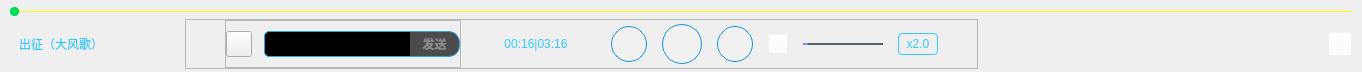
<?xml version="1.0" encoding="UTF-8"?>
<ui version="4.0">
 <class>FloatPlayCtl</class>
 <widget class="QWidget" name="FloatPlayCtl">
  <property name="geometry">
   <rect>
    <x>0</x>
    <y>0</y>
    <width>1362</width>
    <height>72</height>
   </rect>
  </property>
  <property name="windowTitle">
   <string>Form</string>
  </property>
  <property name="styleSheet">
   <string notr="true"/>
  </property>
  <layout class="QVBoxLayout" name="verticalLayout_2">
   <property name="leftMargin">
    <number>10</number>
   </property>
   <property name="topMargin">
    <number>0</number>
   </property>
   <property name="rightMargin">
    <number>10</number>
   </property>
   <property name="bottomMargin">
    <number>0</number>
   </property>
   <item>
    <layout class="QVBoxLayout" name="verticalLayout">
     <property name="spacing">
      <number>0</number>
     </property>
     <item>
      <widget class="QSlider" name="horizontalSlider_playProgress">
       <property name="minimumSize">
        <size>
         <width>0</width>
         <height>16</height>
        </size>
       </property>
       <property name="maximumSize">
        <size>
         <width>16777215</width>
         <height>16</height>
        </size>
       </property>
       <property name="styleSheet">
        <string notr="true">/*整个进度条*/
QSlider::groove:horizontal 
{
background-color: rgba(255,255,255,0.1);
height: 1px;
border-radius:1px;
}


/*整个进度条-hover*/
QSlider::groove:horizontal:hover
{
background: qradialgradient(spread:pad, cx:0.5, cy:0.5, radius:0.5, fx:0.5, fy:0.5, 
stop:0.6 #45ADED, stop:0.778409 rgba(255, 255, 255, 255));
height: 2px;
border-radius:1px;
}

/*J拖动按钮*/
QSlider::handle:horizontal 
{
background-color:#00dc5a;
height:8px;
width:8px;
margin-top: -4px;
margin-bottom: -4px;
border-radius:4px;
padding-right:1px;
}

/*J拖动按钮-hover,只跟groove的hover时高度影响*/
QSlider::handle:horizontal:hover 
{
background-color: red;
height:8px;
width:10px;
margin-top: -4px;
margin-bottom: -4px;
border-radius:5px;
}

/*未划过的区域，右边界线*/
QSlider::add-page:horizontal,QSlider::add-line:horizontal
{
border-radius:2px;
background-color:yellow;
}

/*已划过的区域，左边界线*/
QSlider::sub-page:horizontal,QSlider::sub-line:horizontal
{
border-radius:2px;
background-color:qlineargradient(spread:pad, x1:0, y1:0, x2:1, y2:0, stop:0 rgba(231,80,229, 255), stop:1 rgba(7,208,255, 255));
}
</string>
       </property>
       <property name="orientation">
        <enum>Qt::Horizontal</enum>
       </property>
      </widget>
     </item>
     <item>
      <layout class="QHBoxLayout" name="horizontalLayout_3">
       <item>
        <widget class="QPushButton" name="pushButton_name">
         <property name="minimumSize">
          <size>
           <width>175</width>
           <height>36</height>
          </size>
         </property>
         <property name="maximumSize">
          <size>
           <width>175</width>
           <height>36</height>
          </size>
         </property>
         <property name="styleSheet">
          <string notr="true">#pushButton_name
{
background-repeat:no-repeat;
background-color: transparent;
border: 1px solid transparent;
color:#33c9ff;
padding-left:8px;
text-align:left;
}


#pushButton_name:pressed
{
border: 1px solid transparent;
}

#pushButton_name:hover
{

border: 1px solid transparent;
}

QToolTip
{
border:1px solid rgb(118, 118, 118); 
background-color: #ffffff;
color:#484848; font-size:12px;
}</string>
         </property>
         <property name="text">
          <string>出征（大风歌）</string>
         </property>
        </widget>
       </item>
       <item>
        <widget class="QFrame" name="frame_control">
         <property name="minimumSize">
          <size>
           <width>700</width>
           <height>50</height>
          </size>
         </property>
         <property name="maximumSize">
          <size>
           <width>16777215</width>
           <height>50</height>
          </size>
         </property>
         <property name="frameShape">
          <enum>QFrame::StyledPanel</enum>
         </property>
         <property name="frameShadow">
          <enum>QFrame::Raised</enum>
         </property>
         <layout class="QHBoxLayout" name="horizontalLayout_2">
          <property name="spacing">
           <number>0</number>
          </property>
          <property name="leftMargin">
           <number>0</number>
          </property>
          <property name="topMargin">
           <number>0</number>
          </property>
          <property name="rightMargin">
           <number>0</number>
          </property>
          <property name="bottomMargin">
           <number>0</number>
          </property>
          <item>
           <layout class="QHBoxLayout" name="horizontalLayout">
            <property name="spacing">
             <number>15</number>
            </property>
            <property name="bottomMargin">
             <number>0</number>
            </property>
            <item>
             <widget class="QFrame" name="frame_danmu">
              <property name="minimumSize">
               <size>
                <width>230</width>
                <height>0</height>
               </size>
              </property>
              <property name="maximumSize">
               <size>
                <width>236</width>
                <height>16777215</height>
               </size>
              </property>
              <property name="frameShape">
               <enum>QFrame::StyledPanel</enum>
              </property>
              <property name="frameShadow">
               <enum>QFrame::Raised</enum>
              </property>
              <layout class="QHBoxLayout" name="horizontalLayout_4">
               <property name="spacing">
                <number>0</number>
               </property>
               <property name="leftMargin">
                <number>0</number>
               </property>
               <property name="topMargin">
                <number>0</number>
               </property>
               <property name="rightMargin">
                <number>0</number>
               </property>
               <property name="bottomMargin">
                <number>0</number>
               </property>
               <item>
                <widget class="QPushButton" name="pushButton_bulletOn">
                 <property name="minimumSize">
                  <size>
                   <width>26</width>
                   <height>26</height>
                  </size>
                 </property>
                 <property name="maximumSize">
                  <size>
                   <width>26</width>
                   <height>26</height>
                  </size>
                 </property>
                 <property name="styleSheet">
                  <string notr="true">QPushButton
{
border-image: url(:/images/icon/bullet_normal.png);
}

QPushButton:checked
{
border-image: url(:/images/icon/bullet_hover.png);
}</string>
                 </property>
                 <property name="text">
                  <string/>
                 </property>
                </widget>
               </item>
               <item>
                <spacer name="horizontalSpacer_6">
                 <property name="orientation">
                  <enum>Qt::Horizontal</enum>
                 </property>
                 <property name="sizeType">
                  <enum>QSizePolicy::Expanding</enum>
                 </property>
                 <property name="sizeHint" stdset="0">
                  <size>
                   <width>9</width>
                   <height>20</height>
                  </size>
                 </property>
                </spacer>
               </item>
               <item>
                <widget class="QLineEdit" name="lineEdit_bullet">
                 <property name="minimumSize">
                  <size>
                   <width>146</width>
                   <height>26</height>
                  </size>
                 </property>
                 <property name="maximumSize">
                  <size>
                   <width>146</width>
                   <height>26</height>
                  </size>
                 </property>
                 <property name="styleSheet">
                  <string notr="true">QLineEdit
{
color: #8a8a8a;
border: 1px solid #28a6dd;
border-right-width: 0px;
border-radius: 5px;
border-top-right-radius: 0px;
border-bottom-right-radius: 0px;
background-color: #000000;
}

QLineEdit:hover
{

}
QLineEdit:selected
{

}</string>
                 </property>
                 <property name="text">
                  <string/>
                 </property>
                </widget>
               </item>
               <item>
                <widget class="QPushButton" name="pushButton_sendbullet">
                 <property name="minimumSize">
                  <size>
                   <width>50</width>
                   <height>26</height>
                  </size>
                 </property>
                 <property name="maximumSize">
                  <size>
                   <width>50</width>
                   <height>26</height>
                  </size>
                 </property>
                 <property name="styleSheet">
                  <string notr="true">QPushButton
{
color: #8a8a8a;
font: 75 10pt &quot;Microsoft YaHei UI&quot;;
font-weight: 800;
border-top-right-radius: 11px;
border-bottom-right-radius: 11px;
border: 1px solid #28a6dd;
border-left-width: 0px;
background-color: rgba(57, 57, 57,0.9);
}

QPushButton:hover
{
color: #00f9e5;
}</string>
                 </property>
                 <property name="text">
                  <string>发送</string>
                 </property>
                </widget>
               </item>
              </layout>
             </widget>
            </item>
            <item>
             <widget class="QLabel" name="label_progressbar">
              <property name="minimumSize">
               <size>
                <width>120</width>
                <height>0</height>
               </size>
              </property>
              <property name="maximumSize">
               <size>
                <width>120</width>
                <height>16777215</height>
               </size>
              </property>
              <property name="styleSheet">
               <string notr="true">#label_progressbar
{
color:#33c9ff;
}</string>
              </property>
              <property name="text">
               <string>00:16|03:16</string>
              </property>
              <property name="alignment">
               <set>Qt::AlignCenter</set>
              </property>
             </widget>
            </item>
            <item>
             <widget class="QPushButton" name="pushButton_previous">
              <property name="minimumSize">
               <size>
                <width>36</width>
                <height>36</height>
               </size>
              </property>
              <property name="maximumSize">
               <size>
                <width>36</width>
                <height>36</height>
               </size>
              </property>
              <property name="styleSheet">
               <string notr="true">#pushButton_previous
{
background-color: rgba(255,255,255,0.1);
border-image: url(:/images/tray/tray_previous.png);
border-radius:18px;
border:1px solid #1296db;
}


</string>
              </property>
              <property name="text">
               <string/>
              </property>
             </widget>
            </item>
            <item>
             <widget class="QPushButton" name="pushButton_start">
              <property name="minimumSize">
               <size>
                <width>40</width>
                <height>40</height>
               </size>
              </property>
              <property name="maximumSize">
               <size>
                <width>40</width>
                <height>40</height>
               </size>
              </property>
              <property name="styleSheet">
               <string notr="true">#pushButton_start
{
background-color: rgba(255,255,255,0.1);
border-image: url(:/images/tray/tray_start.png);
border-radius:20px;
border:1px solid #1296db;
}


</string>
              </property>
              <property name="text">
               <string/>
              </property>
             </widget>
            </item>
            <item>
             <widget class="QPushButton" name="pushButton_next">
              <property name="minimumSize">
               <size>
                <width>36</width>
                <height>36</height>
               </size>
              </property>
              <property name="maximumSize">
               <size>
                <width>36</width>
                <height>36</height>
               </size>
              </property>
              <property name="styleSheet">
               <string notr="true">#pushButton_next
{
background-color: rgba(255,255,255,0.1);
border-image: url(:/images/tray/tray_next.png);
border-radius:18px;
border:1px solid #1296db;
}


</string>
              </property>
              <property name="text">
               <string/>
              </property>
             </widget>
            </item>
            <item>
             <widget class="QPushButton" name="pushButton_voice">
              <property name="minimumSize">
               <size>
                <width>20</width>
                <height>20</height>
               </size>
              </property>
              <property name="maximumSize">
               <size>
                <width>20</width>
                <height>20</height>
               </size>
              </property>
              <property name="styleSheet">
               <string notr="true">#pushButton_voice
{
background-color: rgba(255,255,255,0.1);
}
</string>
              </property>
              <property name="text">
               <string/>
              </property>
             </widget>
            </item>
            <item>
             <widget class="QSlider" name="horizontalSlider_voiceProgress">
              <property name="minimumSize">
               <size>
                <width>80</width>
                <height>20</height>
               </size>
              </property>
              <property name="maximumSize">
               <size>
                <width>80</width>
                <height>20</height>
               </size>
              </property>
              <property name="styleSheet">
               <string notr="true">/*整个进度条*/
QSlider::groove:horizontal 
{
background-color: rgba(255,255,255,0.1);
height: 2px;
border-radius:1px;
}


/*整个进度条-hover*/
QSlider::groove:horizontal:hover
{
background:transparent;
height: 2px;
border-radius:1px;
}

/*J拖动按钮*/
QSlider::handle:horizontal 
{

background: qradialgradient(spread:pad, cx:0.5, cy:0.5, radius:0.5, fx:0.5, fy:0.5, 
stop:0.6 #45ADED, stop:0.778409 rgba(255, 255, 255, 255));
height:8px;
width:8px;
margin-top: -4px;
margin-bottom: -4px;
border-radius:4px;
padding-right:1px;
}

/*J拖动按钮-hover,只跟groove的hover时高度影响*/
QSlider::handle:horizontal:hover 
{

}

/*未划过的区域，右边界线*/
QSlider::add-page:horizontal,QSlider::add-line:horizontal
{
border-radius:2px;
background-color: rgb(87, 97, 106); 
}

/*已划过的区域，左边界线*/
QSlider::sub-page:horizontal,QSlider::sub-line:horizontal
{
border-radius:2px;
background-color:qlineargradient(spread:pad, x1:0, y1:0, x2:1, y2:0, stop:0 rgba(231,80,229, 255), stop:1 rgba(7,208,255, 255));
}
</string>
              </property>
              <property name="orientation">
               <enum>Qt::Horizontal</enum>
              </property>
             </widget>
            </item>
            <item>
             <widget class="QPushButton" name="pushButton_quicken">
              <property name="minimumSize">
               <size>
                <width>40</width>
                <height>22</height>
               </size>
              </property>
              <property name="maximumSize">
               <size>
                <width>40</width>
                <height>22</height>
               </size>
              </property>
              <property name="styleSheet">
               <string notr="true">#pushButton_quicken
{
border: 1px solid #33c9ff;
color: #33c9ff;
border-radius: 4px;
font: 400 14px &quot;微软雅黑&quot;;
}</string>
              </property>
              <property name="text">
               <string>x2.0</string>
              </property>
             </widget>
            </item>
           </layout>
          </item>
         </layout>
        </widget>
       </item>
       <item>
        <widget class="QLabel" name="label">
         <property name="minimumSize">
          <size>
           <width>350</width>
           <height>0</height>
          </size>
         </property>
         <property name="maximumSize">
          <size>
           <width>16777215</width>
           <height>16777215</height>
          </size>
         </property>
         <property name="text">
          <string/>
         </property>
        </widget>
       </item>
       <item>
        <widget class="QPushButton" name="pushButton_fullScreen">
         <property name="minimumSize">
          <size>
           <width>24</width>
           <height>24</height>
          </size>
         </property>
         <property name="maximumSize">
          <size>
           <width>24</width>
           <height>24</height>
          </size>
         </property>
         <property name="styleSheet">
          <string notr="true">#pushButton_fullScreen
{
background-color: rgba(255,255,255,0.1);
border-image: url(:/images/icon/media_fullgreen_cancel.png);
}


#pushButton_fullScreen:hover
{
border-image: url(:/images/icon/media_fullgreen_cancel_hover.png);
}

QToolTip
{
background-color: #ffffff;
color:#484848; 
font-size:12px;
}</string>
         </property>
         <property name="text">
          <string/>
         </property>
        </widget>
       </item>
      </layout>
     </item>
    </layout>
   </item>
  </layout>
 </widget>
 <resources/>
 <connections/>
</ui>
